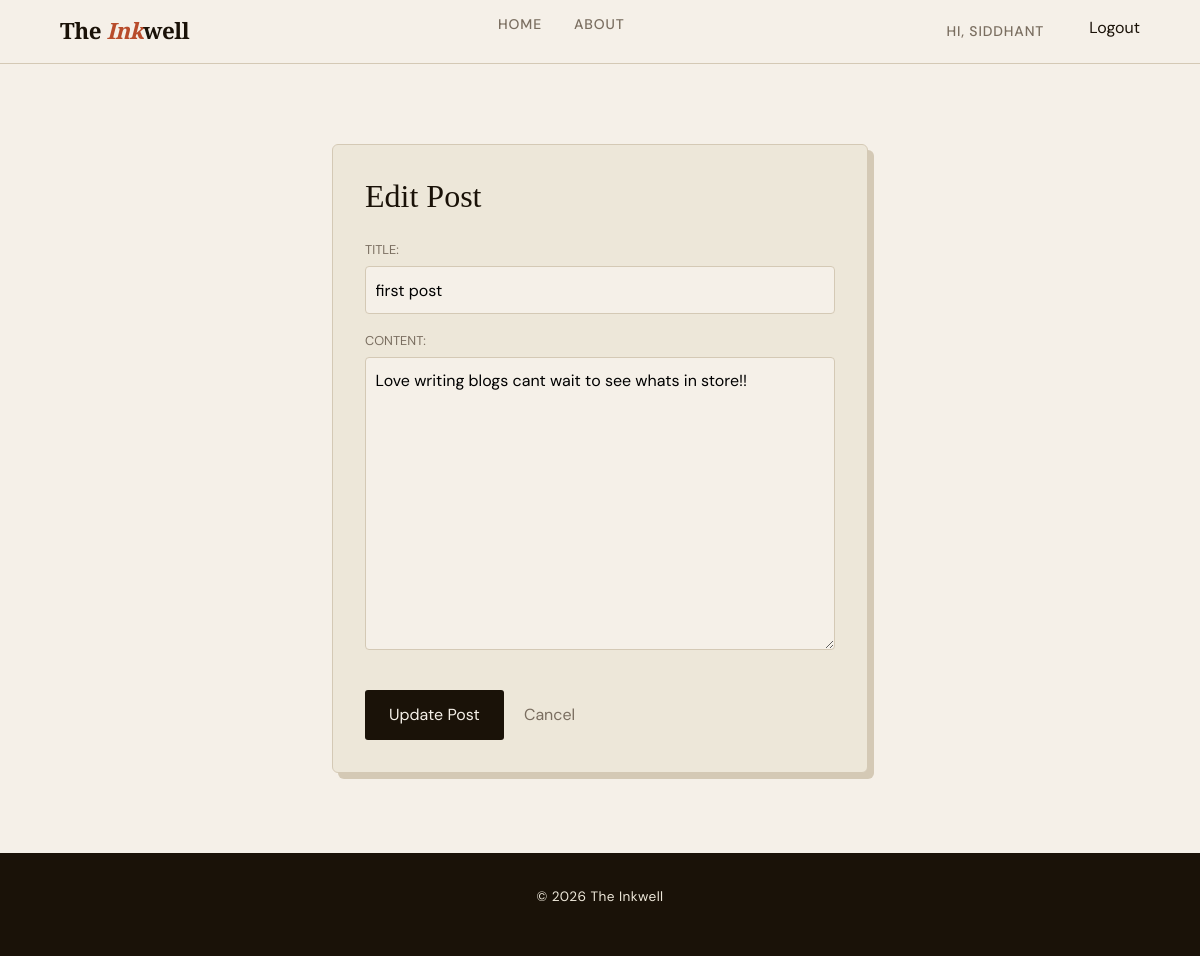
Screenshot of /post/1/edit/ (signed in) with the database file from the repository.
### blog/models.py (models this page shows, shortened)
class Post(models.Model):
    title = models.CharField(max_length=100)
    content = models.TextField()
    date_posted = models.DateTimeField(default=timezone.now)
    author = models.ForeignKey(User,on_delete=models.CASCADE)
    class Meta:
         ordering = ['-date_posted']

### blog/views.py (the view)
# urls.py: path('post/<int:pk>/edit/', views.edit_post, name='edit_post'),
@login_required
def edit_post(request, pk):
    post = get_object_or_404(Post, pk=pk)
    if post.author != request.user:
        return redirect('home')
    if request.method == 'POST':
        form = PostForm(request.POST, instance=post)
        if form.is_valid():
            form.save()
            return redirect('profile')
    else:
        form = PostForm(instance=post)
    return render(request, 'blog/edit_post.html', {'form': form})

### blog/forms.py
class PostForm (forms.ModelForm):
    class Meta:
        model = Post
        fields = ("title","content")

### blog/templates/blog/edit_post.html (shortened to what this page needs)
{% extends "base.html" %}
{% block content %}
<div class="auth-wrap">
  <div class="auth-card">
    <h2>Edit Post</h2>
    <form method="POST">
      {{ form.as_p }}
      <button type="submit" class="btn-submit">Update Post</button>
      <a href="{% url 'profile' %}" class="btn-cancel">Cancel</a>
    </form>
  </div>
</div>
{% endblock %}

### templates/base.html (shortened to what this page needs)
<!DOCTYPE html>
<html lang="en">
<head>
    <link rel="stylesheet" href="https://cdn.jsdelivr.net/npm/bootstrap@4.0.0/dist/css/bootstrap.min.css">
</head>
<body>
  <nav>
    <a href="{% url 'home' %}" class="nav-logo">The <span>Ink</span>well</a>
    <ul class="nav-links">
      <li>
        <a href="{% url 'home' %}"
           {% if request.resolver_match.url_name == 'home' %}class="active"{% endif %}>
          Home
        </a>
      </li>
      <li>
        <a href="{% url 'about' %}"
           {% if request.resolver_match.url_name == 'about' %}class="active"{% endif %}>
          About
        </a>
      </li>
    </ul>
    <div class="nav-links">
       {% if user.is_authenticated %}
        <a href='{% url 'profile' %}' class = "btn">Hi, {{ user.username }}</a>
        <form method="POST" action="{% url 'logout' %}" style="display:inline;">
            <button type="submit" style="background:none; border:none; color:inherit; cursor:pointer;">Logout</button>
        </form>
    {% else %}
        <a href="{% url 'login' %}">Login</a>
        <a href="{% url 'register' %}">Register</a>
    {% endif %}
    </div>
  </nav>
  <main>
     <div class = 'container'>
    {%block content%}{%endblock%}
  </div>
  </main>
  <footer>
    <p>&copy; {% now "Y" %} The Inkwell</p>
  </footer>
</body>
</html>

### rows the page displays
Post: title "first post", content "Love writing blogs cant wait to see whats in store!!"

### other values shown
{{ user.username }} "SIDDHANT"
